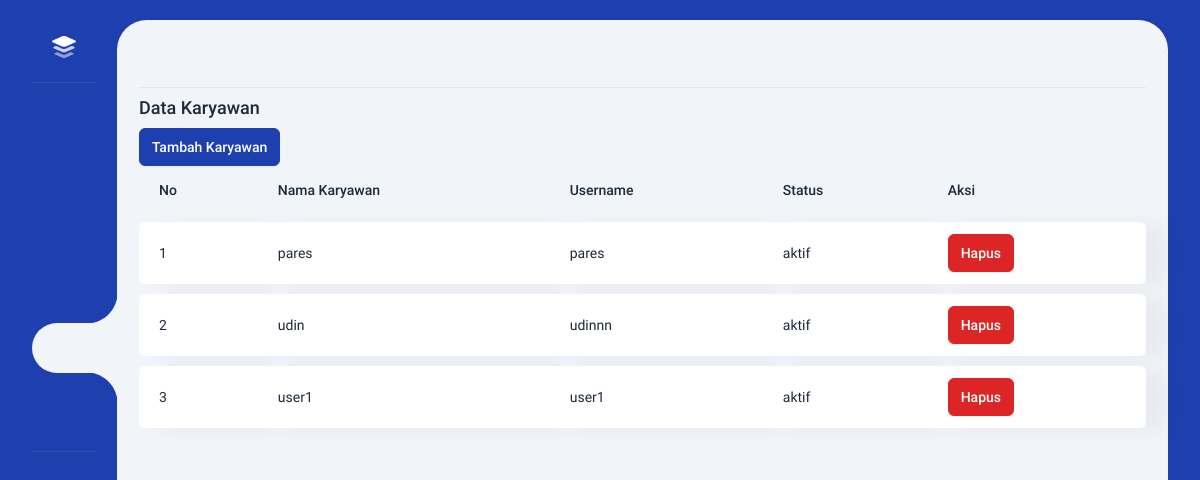
Screenshot of /admin/data_login_karyawan.php (signed in) with the database file from the repository.
### tables this page shows
CREATE TABLE `tb_karyawan` (
  `id_karyawan` int(11) NOT NULL,
  `nama_karyawan` varchar(100) NOT NULL,
  `username` varchar(50) NOT NULL,
  `password` varchar(255) NOT NULL,
  `preferensi_loket` enum('desain','siap cetak') NOT NULL,
  `preferensi_meja` enum('1','2','3','4') NOT NULL,
  `status_karyawan` enum('aktif','nonaktif') NOT NULL DEFAULT 'aktif',
  `tombol_klik` varchar(20) DEFAULT NULL
);

### admin/data_login_karyawan.php (the view, shortened to what this page needs)
<!DOCTYPE html>
<html lang="en" class="light">
    <head>
        <link rel="stylesheet" href="../admin/dist/css/app.css" />
    </head>
    <body class="py-5">
        <div class="flex mt-[4.7rem] md:mt-0">
            <nav class="side-nav">
                <a href="" class="intro-x flex items-center pl-5 pt-4">
                    <img alt="Midone - HTML Admin Template" class="w-6" src="dist/images/logo.svg">
                </a>
                <div class="side-nav__devider my-6"></div>
                <ul>
                    <li>
                        <a href="index.php" class="side-menu ">
                        </a>
                    </li>
                    <li>
                        <a href="bpjs.php" class="side-menu ">
                        </a>
                    </li>
                    <li>
                        <a href="setting.php" class="side-menu ">
                        </a>
                    </li>
                    <li>
                        <a href="data_login.php" class="side-menu">
                        </a>
                    </li>
                    <li>
                        <a href="#" class="side-menu side-menu--active">
                        </a>
                    </li>
                    <li>
                        <a href="../logout.php" class="side-menu">
                        </a>
                    </li>
                    <li class="side-nav__devider my-6"></li>
                    </ul>
            </nav>
            <div class="content">
                <div class="top-bar">
                </div>
                            <div class="intro-y flex items-center h-10">
                                    <h2 class="text-lg font-medium truncate mr-5">
                                     Data Karyawan
                                    </h2>
                                </div>
                                <a href="add_karyawan.php" class="btn btn-primary" role="button">Tambah Karyawan</a>
                    <div class="intro-y col-span-12 overflow-auto lg:overflow-visible">
                        <table class="table table-report -mt-2">
                            <thead>
                                <tr>
                                    <th class="whitespace-nowrap">No</th>
                                    <th class="whitespace-nowrap">Nama Karyawan</th>
                                    <th class="whitespace-nowrap">Username</th>
                                    <th class="whitespace-nowrap">Status</th>
                                    <th class="whitespace-nowrap">Aksi</th>
                                </tr>
                            </thead>
                            <tbody>
                            <?php
        include '../koneksi.php';
        $page = (isset($_GET['page']))? $_GET['page'] : 1;
        $limit = 10;
        $limit_start = ($page - 1) * $limit;
        $no = $limit_start + 1;
        $query = "SELECT * FROM tb_karyawan ORDER BY id_karyawan ASC LIMIT $limit_start, $limit";
        $dewan1 = $conn->prepare($query);
        $dewan1->execute();
        $res1 = $dewan1->get_result();
        while ($baris = $res1->fetch_assoc()) {
            ?>
            <tr>
                <td><?php echo $no++; ?></td>
                <td><?php echo $baris['nama_karyawan']; ?></td>
                <td><?php echo $baris['username']; ?></td>
                <td><?php echo $baris['status_karyawan']; ?></td>
                <td>    <a class="btn btn-danger" href="del_karyawan.php?id_karyawan=<?= $baris["id_karyawan"]; ?>" onclick="return confirm('yakin?');">Hapus</a></td>
                </tr>
            <?php
        }
        ?>
                            </tbody>
                        </table>
                    </div>
                            </div>
                        </div>
    </body>
</html>

### rows the page displays
tb_karyawan: nama_karyawan "pares", username "pares", status_karyawan "aktif"
tb_karyawan: nama_karyawan "udin", username "udinnn", status_karyawan "aktif"
tb_karyawan: nama_karyawan "user1", username "user1", status_karyawan "aktif"
